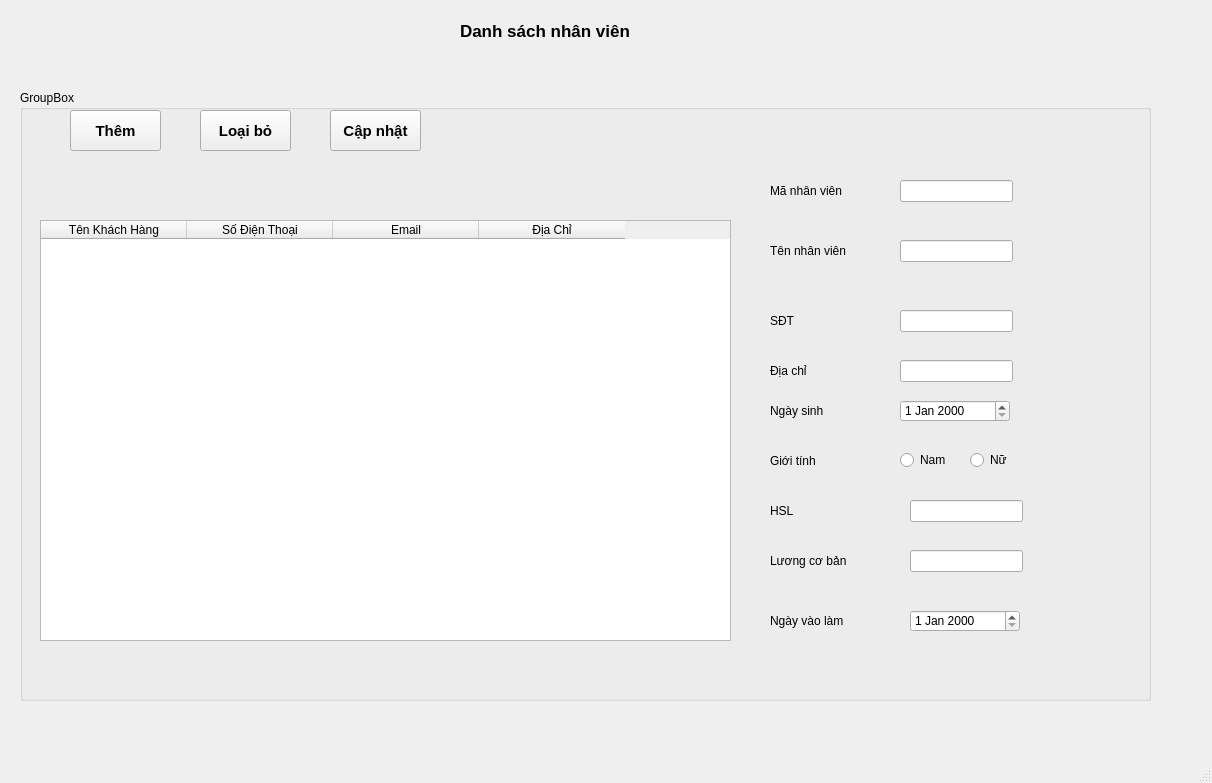
<?xml version="1.0" encoding="UTF-8"?>
<ui version="4.0">
 <class>AgentWindow</class>
 <widget class="QMainWindow" name="AgentWindow">
  <property name="geometry">
   <rect>
    <x>0</x>
    <y>0</y>
    <width>1212</width>
    <height>783</height>
   </rect>
  </property>
  <property name="windowTitle">
   <string>MainWindow</string>
  </property>
  <widget class="QWidget" name="centralwidget">
   <widget class="QLabel" name="label">
    <property name="geometry">
     <rect>
      <x>460</x>
      <y>10</y>
      <width>251</width>
      <height>41</height>
     </rect>
    </property>
    <property name="font">
     <font>
      <pointsize>13</pointsize>
      <weight>75</weight>
      <bold>true</bold>
     </font>
    </property>
    <property name="text">
     <string>Danh sách nhân viên</string>
    </property>
   </widget>
   <widget class="QGroupBox" name="groupBox">
    <property name="geometry">
     <rect>
      <x>20</x>
      <y>90</y>
      <width>1131</width>
      <height>611</height>
     </rect>
    </property>
    <property name="title">
     <string>GroupBox</string>
    </property>
    <widget class="QLabel" name="label_2">
     <property name="geometry">
      <rect>
       <x>750</x>
       <y>140</y>
       <width>91</width>
       <height>41</height>
      </rect>
     </property>
     <property name="text">
      <string>Tên nhân viên</string>
     </property>
    </widget>
    <widget class="QPushButton" name="btnDelete">
     <property name="geometry">
      <rect>
       <x>180</x>
       <y>20</y>
       <width>91</width>
       <height>41</height>
      </rect>
     </property>
     <property name="font">
      <font>
       <pointsize>11</pointsize>
       <weight>75</weight>
       <bold>true</bold>
      </font>
     </property>
     <property name="text">
      <string>Loại bỏ</string>
     </property>
    </widget>
    <widget class="QPushButton" name="btnUpdate">
     <property name="geometry">
      <rect>
       <x>310</x>
       <y>20</y>
       <width>91</width>
       <height>41</height>
      </rect>
     </property>
     <property name="font">
      <font>
       <pointsize>11</pointsize>
       <weight>75</weight>
       <bold>true</bold>
      </font>
     </property>
     <property name="text">
      <string>Cập nhật</string>
     </property>
    </widget>
    <widget class="QPushButton" name="btnAdd">
     <property name="geometry">
      <rect>
       <x>50</x>
       <y>20</y>
       <width>91</width>
       <height>41</height>
      </rect>
     </property>
     <property name="font">
      <font>
       <pointsize>11</pointsize>
       <weight>75</weight>
       <bold>true</bold>
      </font>
     </property>
     <property name="text">
      <string>Thêm</string>
     </property>
    </widget>
    <widget class="QLabel" name="label_3">
     <property name="geometry">
      <rect>
       <x>750</x>
       <y>80</y>
       <width>91</width>
       <height>41</height>
      </rect>
     </property>
     <property name="text">
      <string>Mã nhân viên</string>
     </property>
    </widget>
    <widget class="QLabel" name="label_4">
     <property name="geometry">
      <rect>
       <x>750</x>
       <y>210</y>
       <width>91</width>
       <height>41</height>
      </rect>
     </property>
     <property name="text">
      <string>SĐT</string>
     </property>
    </widget>
    <widget class="QLabel" name="label_5">
     <property name="geometry">
      <rect>
       <x>750</x>
       <y>300</y>
       <width>91</width>
       <height>41</height>
      </rect>
     </property>
     <property name="text">
      <string>Ngày sinh</string>
     </property>
    </widget>
    <widget class="QLabel" name="label_6">
     <property name="geometry">
      <rect>
       <x>750</x>
       <y>350</y>
       <width>91</width>
       <height>41</height>
      </rect>
     </property>
     <property name="text">
      <string>Giới tính</string>
     </property>
    </widget>
    <widget class="QLabel" name="label_7">
     <property name="geometry">
      <rect>
       <x>750</x>
       <y>400</y>
       <width>91</width>
       <height>41</height>
      </rect>
     </property>
     <property name="text">
      <string>HSL</string>
     </property>
    </widget>
    <widget class="QLabel" name="label_8">
     <property name="geometry">
      <rect>
       <x>750</x>
       <y>450</y>
       <width>91</width>
       <height>41</height>
      </rect>
     </property>
     <property name="text">
      <string>Lương cơ bản</string>
     </property>
    </widget>
    <widget class="QLabel" name="label_9">
     <property name="geometry">
      <rect>
       <x>750</x>
       <y>510</y>
       <width>91</width>
       <height>41</height>
      </rect>
     </property>
     <property name="text">
      <string>Ngày vào làm</string>
     </property>
    </widget>
    <widget class="QLineEdit" name="txt_ma">
     <property name="geometry">
      <rect>
       <x>880</x>
       <y>90</y>
       <width>113</width>
       <height>22</height>
      </rect>
     </property>
    </widget>
    <widget class="QLineEdit" name="txt_ten">
     <property name="geometry">
      <rect>
       <x>880</x>
       <y>150</y>
       <width>113</width>
       <height>22</height>
      </rect>
     </property>
    </widget>
    <widget class="QLineEdit" name="txt_sdt">
     <property name="geometry">
      <rect>
       <x>880</x>
       <y>220</y>
       <width>113</width>
       <height>22</height>
      </rect>
     </property>
    </widget>
    <widget class="QLineEdit" name="txt_hsl">
     <property name="geometry">
      <rect>
       <x>890</x>
       <y>410</y>
       <width>113</width>
       <height>22</height>
      </rect>
     </property>
    </widget>
    <widget class="QLineEdit" name="txt_luong">
     <property name="geometry">
      <rect>
       <x>890</x>
       <y>460</y>
       <width>113</width>
       <height>22</height>
      </rect>
     </property>
    </widget>
    <widget class="QDateEdit" name="dateEdit">
     <property name="geometry">
      <rect>
       <x>880</x>
       <y>310</y>
       <width>110</width>
       <height>22</height>
      </rect>
     </property>
    </widget>
    <widget class="QDateEdit" name="txt_ngayvaolam">
     <property name="geometry">
      <rect>
       <x>890</x>
       <y>520</y>
       <width>110</width>
       <height>22</height>
      </rect>
     </property>
    </widget>
    <widget class="QRadioButton" name="rb_nam">
     <property name="geometry">
      <rect>
       <x>880</x>
       <y>360</y>
       <width>61</width>
       <height>20</height>
      </rect>
     </property>
     <property name="text">
      <string>Nam</string>
     </property>
    </widget>
    <widget class="QRadioButton" name="rb_nu">
     <property name="geometry">
      <rect>
       <x>950</x>
       <y>360</y>
       <width>51</width>
       <height>20</height>
      </rect>
     </property>
     <property name="text">
      <string>Nữ</string>
     </property>
    </widget>
    <widget class="QTableWidget" name="tableWidget_2">
     <property name="geometry">
      <rect>
       <x>20</x>
       <y>130</y>
       <width>691</width>
       <height>421</height>
      </rect>
     </property>
     <property name="columnCount">
      <number>4</number>
     </property>
     <attribute name="horizontalHeaderDefaultSectionSize">
      <number>146</number>
     </attribute>
     <attribute name="horizontalHeaderMinimumSectionSize">
      <number>48</number>
     </attribute>
     <column>
      <property name="text">
       <string>Tên Khách Hàng</string>
      </property>
     </column>
     <column>
      <property name="text">
       <string>Số Điện Thoại</string>
      </property>
     </column>
     <column>
      <property name="text">
       <string>Email</string>
      </property>
     </column>
     <column>
      <property name="text">
       <string>Địa Chỉ</string>
      </property>
     </column>
    </widget>
    <widget class="QLabel" name="label_10">
     <property name="geometry">
      <rect>
       <x>750</x>
       <y>260</y>
       <width>91</width>
       <height>41</height>
      </rect>
     </property>
     <property name="text">
      <string>Địa chỉ</string>
     </property>
    </widget>
    <widget class="QLineEdit" name="txt_diachi">
     <property name="geometry">
      <rect>
       <x>880</x>
       <y>270</y>
       <width>113</width>
       <height>22</height>
      </rect>
     </property>
    </widget>
   </widget>
  </widget>
  <widget class="QMenuBar" name="menubar">
   <property name="geometry">
    <rect>
     <x>0</x>
     <y>0</y>
     <width>1212</width>
     <height>26</height>
    </rect>
   </property>
  </widget>
  <widget class="QStatusBar" name="statusbar"/>
 </widget>
 <resources/>
 <connections/>
</ui>
